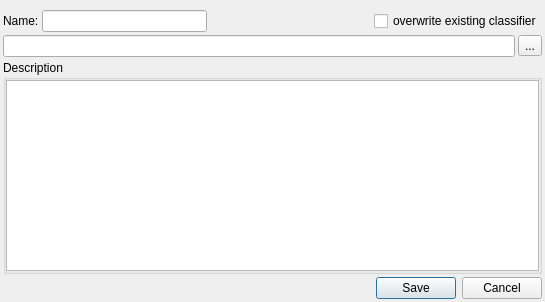
<?xml version="1.0" encoding="UTF-8"?>
<ui version="4.0">
 <class>Dialog</class>
 <widget class="QDialog" name="Dialog">
  <property name="geometry">
   <rect>
    <x>0</x>
    <y>0</y>
    <width>545</width>
    <height>302</height>
   </rect>
  </property>
  <property name="windowTitle">
   <string>Dialog</string>
  </property>
  <layout class="QVBoxLayout" name="verticalLayout">
   <property name="spacing">
    <number>3</number>
   </property>
   <property name="leftMargin">
    <number>3</number>
   </property>
   <property name="topMargin">
    <number>10</number>
   </property>
   <property name="rightMargin">
    <number>3</number>
   </property>
   <property name="bottomMargin">
    <number>3</number>
   </property>
   <item>
    <layout class="QHBoxLayout" name="hbox1">
     <item>
      <widget class="QLabel" name="nameLbl">
       <property name="text">
        <string>Name:</string>
       </property>
      </widget>
     </item>
     <item>
      <widget class="QLineEdit" name="_name"/>
     </item>
     <item>
      <spacer name="hbox2">
       <property name="orientation">
        <enum>Qt::Horizontal</enum>
       </property>
       <property name="sizeHint" stdset="0">
        <size>
         <width>40</width>
         <height>20</height>
        </size>
       </property>
      </spacer>
     </item>
     <item>
      <widget class="QCheckBox" name="_overwrite">
       <property name="text">
        <string>overwrite existing classifier</string>
       </property>
      </widget>
     </item>
    </layout>
   </item>
   <item>
    <layout class="QHBoxLayout" name="hbox3">
     <item>
      <widget class="QLineEdit" name="_path"/>
     </item>
     <item>
      <widget class="QToolButton" name="pathBtn">
       <property name="text">
        <string>...</string>
       </property>
      </widget>
     </item>
    </layout>
   </item>
   <item>
    <widget class="QGroupBox" name="groupBox">
     <property name="title">
      <string>Description</string>
     </property>
     <layout class="QHBoxLayout" name="horizontalLayout">
      <property name="spacing">
       <number>0</number>
      </property>
      <property name="margin">
       <number>0</number>
      </property>
      <item>
       <widget class="QPlainTextEdit" name="_description"/>
      </item>
     </layout>
    </widget>
   </item>
   <item>
    <widget class="QDialogButtonBox" name="buttonBox">
     <property name="orientation">
      <enum>Qt::Horizontal</enum>
     </property>
     <property name="standardButtons">
      <set>QDialogButtonBox::Cancel|QDialogButtonBox::Save</set>
     </property>
     <property name="centerButtons">
      <bool>false</bool>
     </property>
    </widget>
   </item>
  </layout>
 </widget>
 <resources/>
 <connections>
  <connection>
   <sender>buttonBox</sender>
   <signal>accepted()</signal>
   <receiver>Dialog</receiver>
   <slot>accept()</slot>
   <hints>
    <hint type="sourcelabel">
     <x>248</x>
     <y>254</y>
    </hint>
    <hint type="destinationlabel">
     <x>157</x>
     <y>274</y>
    </hint>
   </hints>
  </connection>
  <connection>
   <sender>buttonBox</sender>
   <signal>rejected()</signal>
   <receiver>Dialog</receiver>
   <slot>reject()</slot>
   <hints>
    <hint type="sourcelabel">
     <x>316</x>
     <y>260</y>
    </hint>
    <hint type="destinationlabel">
     <x>286</x>
     <y>274</y>
    </hint>
   </hints>
  </connection>
 </connections>
</ui>
